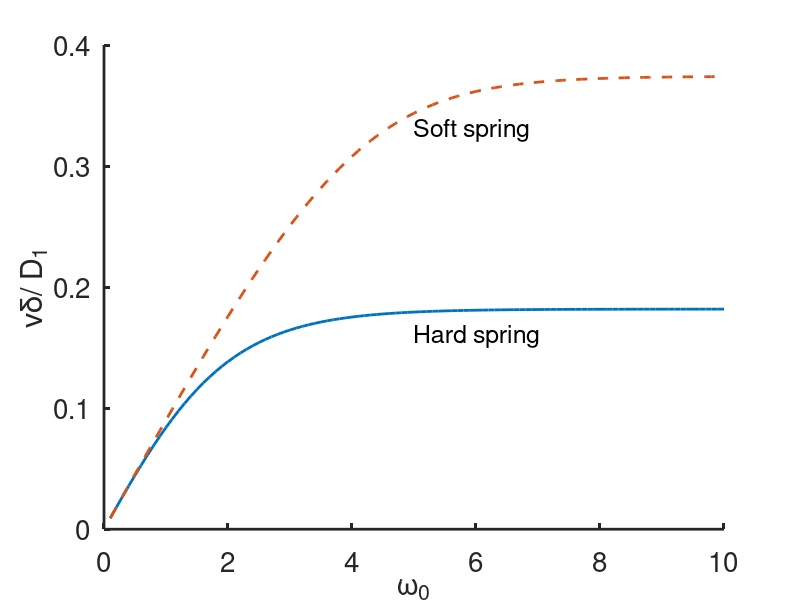

The MATLAB script that drew this image:
%  -------------------------------------------------------------------
%
%   Velocity of a motor pulling a cargo.
%
%   For Chapter 15, Section 15.10.2 of
%   Keener and Sneyd, Mathematical Physiology, 3rd Edition, Springer.
%
%   Written by James Keener and James Sneyd.
%
%  -------------------------------------------------------------------
clear all
close all
clc

set(0,                           ...
   'defaultaxesfontsize', 20,   ...
   'defaultaxeslinewidth', 2.0, ...
   'defaultlinelinewidth', 2.0,...
   'defaultlinemarkersize',18);


dr = 0.1;  %the ratio of diffusion coefficients D2/D1
w = [0.1:.1:10];
% The hard spring limit
ex=exp(w);
v = 2*(dr/(1+dr))*(ex-1)./(ex+1);

% the soft spring limit.
% use bisection to find wl
n = length(w);
wa = zeros(1,n);
wl = wa;
f = 2*(ex-1)./(ex+1);;
fa = f-dr*wl;
wb = w;
wl = wb;
f = wl.^2.*(1-exp(w-wl))./((exp(w)-1).*(exp(-wl)-1)+wl.*(exp(w-wl)-1));
fb = f-dr*wl;

%now do bisection
for j = 1:25
    wl = (wa+wb)/2;
    f = wl.^2.*(1-exp(w-wl))./((exp(w)-1).*(exp(-wl)-1)+wl.*(exp(w-wl)-1));
    ft = f-dr*wl;
    ftest = ft.*fa;
    indx = find(ftest>=0);
    wa(indx) = wl(indx);
    indx = find(ftest<0);
    wb(indx) = wl(indx);

end
v2 = dr*wl;

plot(w,v, w ,v2,'--')
text(5,.16,'Hard spring','fontsize',18)
text(5,.33,'Soft spring','fontsize',18)
xlabel('\omega_0')
ylabel('v\delta/ D_1')
box off

out=[w' v' v2'];
%save('cargo.dat','-ascii','out')
